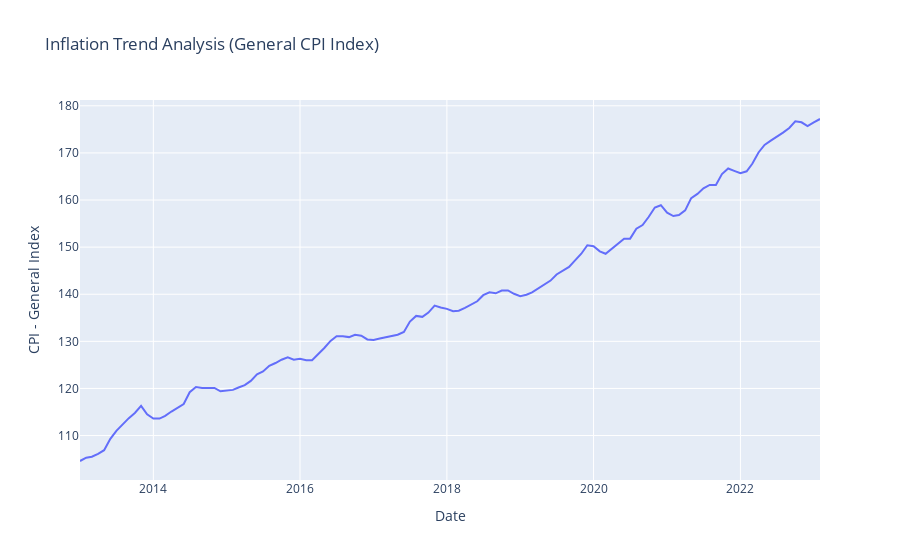

Notebook code cell kept with this figure:
### Code cell
# filter for "Rural+Urban" sector
rural_urban_cpi = cpi_data[cpi_data['Sector'] == 'Rural+Urban'].sort_values('Date')

# inflation trend analysis
fig = px.line(rural_urban_cpi, x='Date', y='General index', title='Inflation Trend Analysis (General CPI Index)')
fig.update_layout(xaxis_title='Date', yaxis_title='CPI - General Index')
fig.show()
